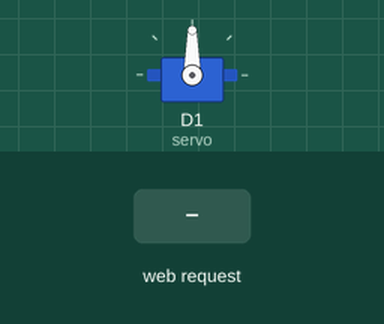
Simulated run of this sketch. Board: ESP8266 (NodeMCU). Shown: servo. The test bench sets the inputs (shaded band). WiFi joins after 1.5 s; servers stay silent unless stated; what the sketch prints to the serial monitor is not drawn.

Above: at 2.9 s.
3.0 s: HTTP request GET /open-door received
At 3.25 s:
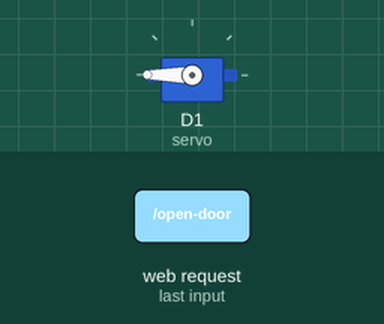
At 3.7 s:
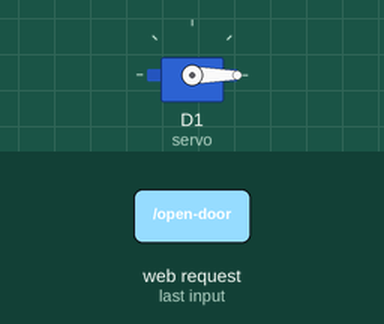
Timing chart, 0 to 6.0 s (numbered marks = the images above; inputs shaded):
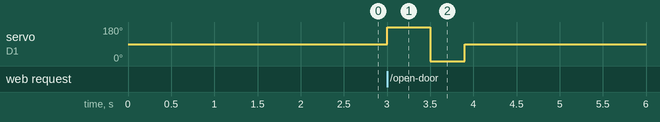

Measured:
- after the input at 3.0 s, servo on D1 (servo): 90° → 180° at once, → 0° 0.50 s later, → 90° 0.40 s later

The sketch:

Door-Lock.ino
```cpp
// Libraries
#include <ESP8266WiFi.h>
#include <WiFiClient.h>
#include <ESP8266WebServer.h>
#include <Servo.h>

// Variables
const char* ssid = "Java ";
const char* password = "lunaanddexter";
const char* serverAddress = "192.168.100.9";
const int serverPort = 5000;

// Objects
ESP8266WebServer server(80);
WiFiClient client;
Servo servo;

// Functions
// Open door post request
void handleAnotherTest() {
  rotateServo();
  server.send(200, "text/plain", "Open door request sent!");
}

void rotateServo() {
  servo.write(180);
  delay(500);
  servo.write(0);
  delay(400);
  servo.write(90);
  Serial.println("Rotating");
}

void setup() {
  Serial.begin(115200);

  // Setting the NodeMCU in station mode
  WiFi.mode(WIFI_STA);
  WiFi.begin(ssid, password);

  // Wifi connection
  while (WiFi.status() != WL_CONNECTED) {
    delay(500);
    Serial.print(".");
  }

  Serial.println("");
  Serial.println("WiFi connected");

  // Server connection
  while (!client.connect(serverAddress, serverPort)) {
    Serial.println("Connection to server failed. Retrying...");
    delay(2000);
  }

  Serial.println("Connected to server");

  client.println("POST /nodemcu-startup HTTP/1.1");
  client.println();
  client.flush();
  servo.attach(D1);

  server.on("/open-door", handleAnotherTest);
  server.begin();

  Serial.println("Web server started");
}

void loop() {
  server.handleClient();
}
```
